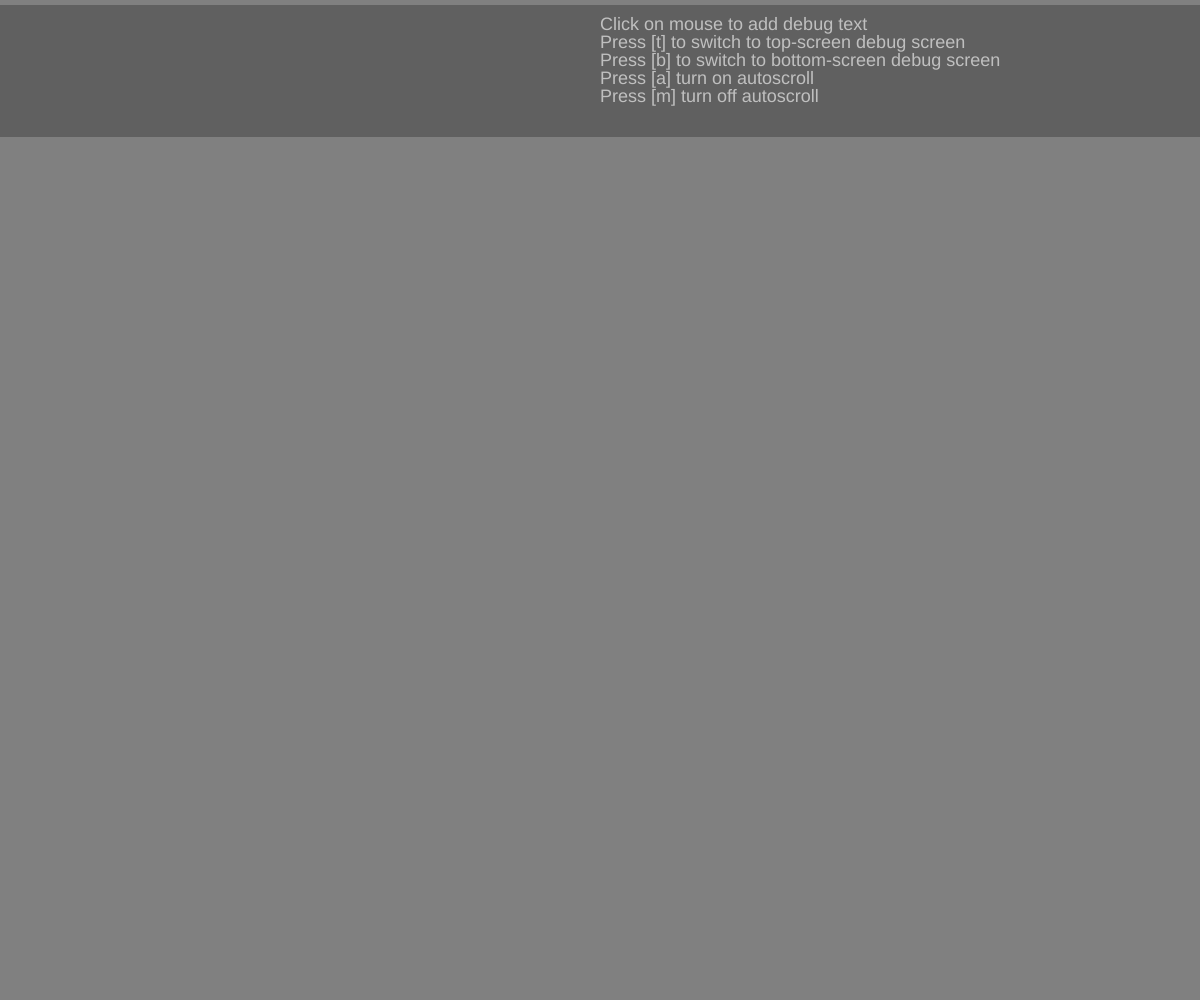
Frame 1 (no input)
Frame 60 (no input): identical to frame 1, image omitted
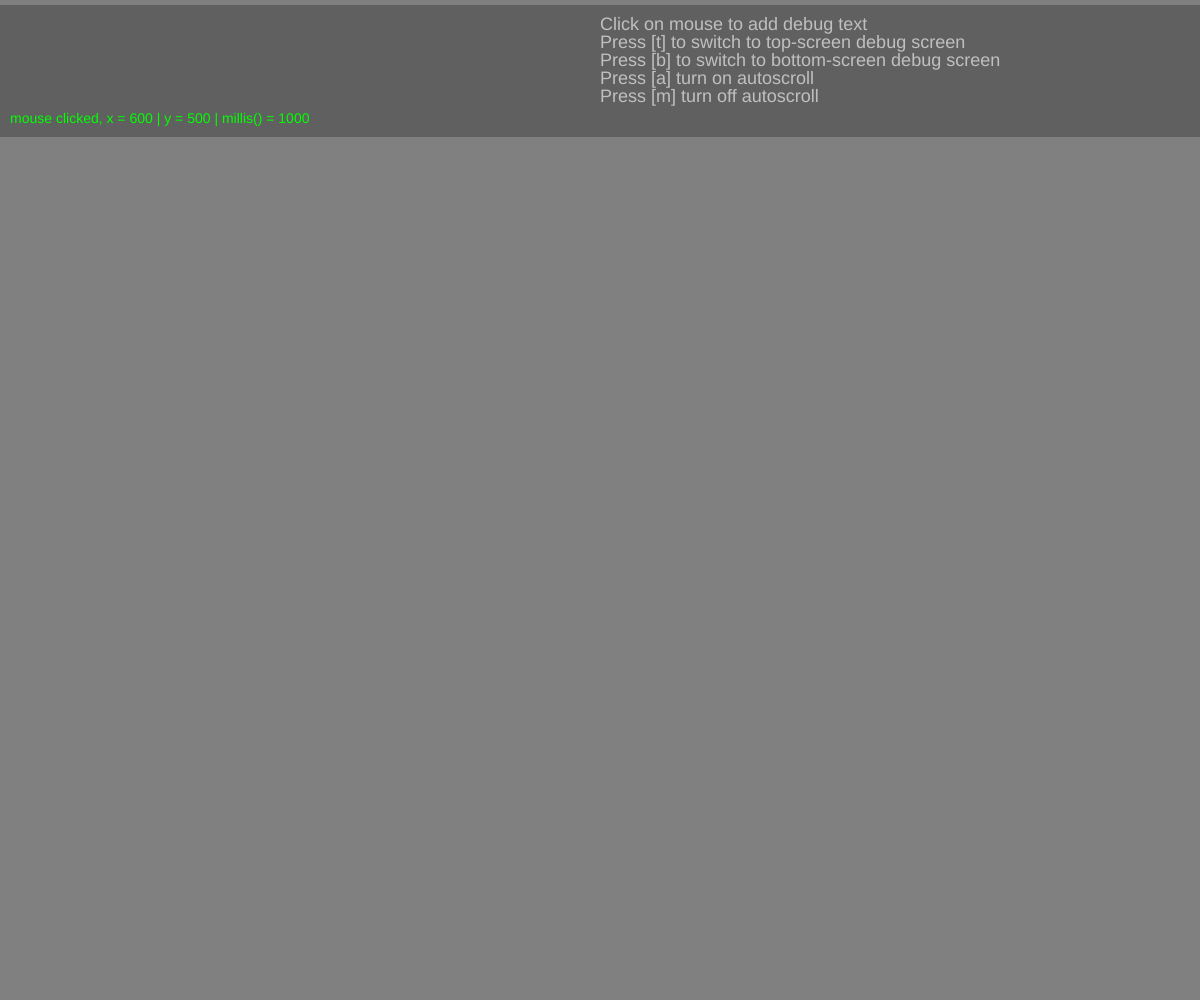
Frame 120 (the mouse pressed at the canvas centre since frame 60)

The p5.js sketch that drew these frames (run headless with seeded random() and noise() and a simulated clock; from frame 60 on, the mouse is pressed at the canvas centre):

// p5.js sketch
// ── sketch.js
/***********************************************************************************
  SimpleDebug
  by Scott Kildall

  Uses the p5.debugScreen.js library to allocate and output simple mouse-clicked
  messages on the screen.

------------------------------------------------------------------------------------
	To use:
	Add this line to the index.html

  <script src="p5.debugScreen.js"></script>
***********************************************************************************/

// Make global 
var debugScreen;
var yTextPos = 30;
var lineHeight = 18;
var lineCount;

// Setup code goes here
function setup() {
  createCanvas(windowWidth, windowHeight);

  textAlign(CENTER);
  textSize(lineHeight);

  debugScreen = new DebugScreen();
  lineCount = debugScreen.getNumLines();
 }


// Draw code goes here
function draw() {
  background(128);

  fill(255);

  textAlign(LEFT)
  let textX = width/2;
  text( "Click on mouse to add debug text", textX, yTextPos);  
  text( "Press [t] to switch to top-screen debug screen", textX, yTextPos + lineHeight); 
  text( "Press [b] to switch to bottom-screen debug screen", textX, yTextPos + lineHeight*2); 
  text( "Press [a] turn on autoscroll", textX, yTextPos + lineHeight*3); 
  text( "Press [m] turn off autoscroll", textX, yTextPos + lineHeight*4); 



  debugScreen.draw();
}

function keyPressed() {
  if( key === 't' ) {
    debugScreen.drawFromTop();
    debugScreen.print("setting to draw from top");
    return;
  }

  if( key === 'b' ) {
    debugScreen.drawFromBottom();
    debugScreen.print("setting to draw from bottom");

  }

  if( key === 'r') {
    debugScreen.setTextColor(color(255,0,0));
  }


  if( key === 'g') {
    debugScreen.setTextColor(color(255,0,0));
  }

  if( key === 'x') {
    debugScreen.setDrawBackgroundRect(false);
  }

  if( key === 'y') {
    debugScreen.setDrawBackgroundRect(true);
    return;
  }

  if( key === 'a' ) {
    debugScreen.setAutoScroll(false);
    return;
  }

  if( key === 'm' ) {
    debugScreen.setAutoScroll(true);
    return;
  }
  

  if (keyCode === UP_ARROW) {
    lineCount++;
    debugScreen.setLineCount(lineCount);
    debugScreen.setTextSize(debugScreen.getTextSize()+1);
  }

  if (keyCode ===DOWN_ARROW) {
    lineCount--;
    debugScreen.setLineCount(lineCount);
    debugScreen.setTextSize(debugScreen.getTextSize()-1);
  }

  if( debugScreen.getAutoScroll() === false ) {
    // output to line #2
    debugScreen.print("keyPressed | keyPressed = " + key, 1 );
  }
  else {
    // show keycode on the screen
    debugScreen.print("keyPressed | keyPressed = " + key );
  }
}

function mousePressed() {
  // Form a long string with this mouse clicked information
  debugScreen.print("mouse clicked, x = " + mouseX + " | y = " + mouseY + " | millis() = " + Math.round(millis()) );
}


// ── p5.debugScreen.js
/*******************************************************************************************************************
//
//  Class: DebugScreen
//
//  Written by Scott Kildall
//	for P5.js
//
//------------------------------------------------------------------------------------------------------------------
//  Description: [to be added]
//
//------------------------------------------------------------------------------------------------------------------
//
//  Member Functions:
//  Accessors: 
//  * draw(): call at the end of your draw loop to see debug text on the screen
//  * write(): write a new line of text to the buffer for display. If auto-scroll
//    is off, you can select a specific line num
//  * clear(): will clear debug window
//  
//  Member Variables:
//  * lines [] = array of strings
//  * numLines = number of lines we will display, set with setLineCount()
//  * topDraw = true/false, whether we display from top of the screen or bottom
//  * lineHeight = change this?? Space between each line
//  * drawBackgroundRect = true/false, whether we will draw a semi-transparent
//      background rect behind the text
//  * setTextSize()/getTextSize() = change font size, lineHeight will also scale
//  * setTextColor() = change text color
//  * vOffseet = vertical position for text, offset from top or bottom (no accessor)
//  * hOffset = horizontal position from text (no accessor)
//  * rectOffset = offset from text for drawing (no accessor)
//  * currentLine = which line we are drawing to, so we can achieve a scrolling effect
*********************************************************************************************************************/

class DebugScreen {
  // Constrctor: set all member vars to defaults, string array to empty strings
  constructor() {
    this.lines = [];
    this.autoScroll = true;
    this.currentLineNum = 0;
    this.hOffset = 10;
    this.vOffset = 40;
    this.topDraw = true;
    this.textSize = 14 
    this.lineHeight = this.textSize;
    this.rectOffset = 10;
    this.setLineCount(8);
    this.drawBackgroundRect = true;
    this.fillColor = color(0,255,0);    // default to bright green

    // emopty strings for initial display
    for(let i = 0; i < this.numLines; i++ ) {
      this.lines[i] = "";
    }
  }
  
//--------- ACCESSORS -----------
  // number of lines in the buffer
  getNumLines() {
    return this.numLines;
  }

  // pass true to draw a background rect behind text, false to skip it
  setDrawBackgroundRect(onOrOff) {
    this.drawBackgroundRect = onOrOff;
  }

  // call to draw debug info from the top of the screen
  drawFromTop() {
    this.topDraw = true;
  }

  // call to draw debug info from the bottom of the screen
  drawFromBottom() {
    this.topDraw = false;
  }

  // change the # of lines in the debug buffer - set to 1 line to display
  // constantly-changing info
  setLineCount(newNumLines) {
    // must have at least one line
    if( newNumLines < 1 ) {
      return;
    }

    // if more lines, the we initialize the new lines to empty strings
    if( newNumLines > this.numLines ) {
      for(let i = this.numLines; i < newNumLines; i++ ) {
        this.lines[i] = "";
      }
    }

    // set to new number, make sure current line num doesn't overflow
    this.numLines = newNumLines; 
    if( this.currentLineNum >= this.numLines ) {
      this.currentLineNum = this.numLines-1
    }
  }

  setTextSize(newTextSize) {
    if( newTextSize < 6 ) {
      // too small
      return;
    }
    this.textSize = newTextSize;
    this.lineHeight = this.textSize;
  }

  getTextSize(newTextSize) {
    return this.textSize;
  }

  // use color() to form argument
  setTextColor(c) {
    this.fillColor = c;
  }

  // true or false, will also clear the buffer
  setAutoScroll(onOrOff) {
    if( this.autoScroll === onOrOff) {
      // exit if we are doing the same
      return;
    }

    this.autoScroll = onOrOff;
    if( this.autoScroll === false ) {
      // correct for drawing
      this.currentLineNum = 0;
    }

    this.clear();
  }

  // true or false
  getAutoScroll() {
    return this.autoScroll;
  }

//--------- draw() --> Draw Function -----------
  draw() {
    push();

    let lineNum = this.currentLineNum;

    // set drawY based on top or bottom drawing
    let drawY;
    if( this.topDraw ) {
      drawY = 25;
    }
    else {
      drawY = height - (this.vOffset + (this.numLines * this.lineHeight) );
    }

    // rect-drawing
    if( this.drawBackgroundRect ) {
      noStroke();
      fill(0,0,0,64);
      rectMode(CORNER);
      rect( this.hOffset-this.rectOffset, drawY-this.rectOffset*2, width, this.numLines*this.lineHeight + this.rectOffset*2);
    }
    
    // text-drawing settings
    fill(this.fillColor);
    textSize(this.textSize);
    textAlign(LEFT);

    // draw each line
    for( let i = 0; i < this.numLines; i++ ) {
      text( this.lines[lineNum], this.hOffset, drawY + (i * this.lineHeight) );
      lineNum++;
      if( lineNum === this.numLines ) {
        lineNum = 0;
      }
    }

    pop();
  }

//--------- print() --> Add string to text buffer  -----------
  // saves line to buffer, converts all values to strings
  // if autoScroll is FALSE, we can output to specific line numbers 
  print(s, lineNum = 0) {
    if( this.autoScroll === false ) {
      // correct for overflow
      if( lineNum >= this.numLines ) {
          lineNum = this.numLines - 1;
      }

      this.lines[lineNum] = String(s);
    }
    else {
      // we are auto-scrolling, write to current line num and incrrement
      this.lines[this.currentLineNum] = String(s);

      // increment current line num for scrolling, zero if past array
      this.currentLineNum++;
      if( this.currentLineNum === this.numLines ) {
        this.currentLineNum = 0;
      }
    } 
  } 

  // clear all lines from buffer
  clear() {
    for( let i = 0; i < this.numLines; i++ ) {
      this.lines[i] = "";
    }
  }
}
